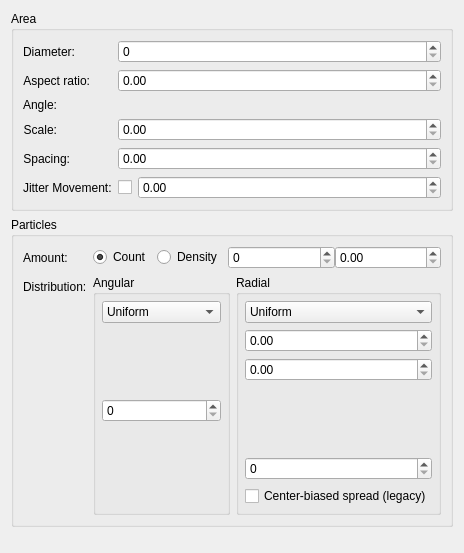
<?xml version="1.0" encoding="UTF-8"?>
<ui version="4.0">
 <author>
    SPDX-FileCopyrightText: none
    SPDX-License-Identifier: GPL-3.0-or-later
  </author>
 <class>WdgSprayOptions</class>
 <widget class="QWidget" name="WdgSprayOptions">
  <property name="geometry">
   <rect>
    <x>0</x>
    <y>0</y>
    <width>464</width>
    <height>553</height>
   </rect>
  </property>
  <property name="sizePolicy">
   <sizepolicy hsizetype="Preferred" vsizetype="Fixed">
    <horstretch>255</horstretch>
    <verstretch>255</verstretch>
   </sizepolicy>
  </property>
  <property name="minimumSize">
   <size>
    <width>425</width>
    <height>290</height>
   </size>
  </property>
  <layout class="QVBoxLayout" name="verticalLayout" stretch="0,0,1">
   <item>
    <widget class="QGroupBox" name="groupBox_2">
     <property name="title">
      <string comment="Name of the group of options related to the spay area in the spray engine">Area</string>
     </property>
     <layout class="QFormLayout" name="formLayout">
      <property name="fieldGrowthPolicy">
       <enum>QFormLayout::AllNonFixedFieldsGrow</enum>
      </property>
      <item row="0" column="0">
       <widget class="QLabel" name="diameterLabel">
        <property name="sizePolicy">
         <sizepolicy hsizetype="Preferred" vsizetype="Preferred">
          <horstretch>0</horstretch>
          <verstretch>0</verstretch>
         </sizepolicy>
        </property>
        <property name="text">
         <string comment="Label for the diameter of the spray area in the spray engine">Diameter:</string>
        </property>
        <property name="alignment">
         <set>Qt::AlignRight|Qt::AlignTrailing|Qt::AlignVCenter</set>
        </property>
       </widget>
      </item>
      <item row="0" column="1">
       <widget class="KisSliderSpinBox" name="diameterSpinBox" native="true"/>
      </item>
      <item row="1" column="0">
       <widget class="QLabel" name="aspectLabel">
        <property name="sizePolicy">
         <sizepolicy hsizetype="Preferred" vsizetype="Preferred">
          <horstretch>0</horstretch>
          <verstretch>0</verstretch>
         </sizepolicy>
        </property>
        <property name="text">
         <string comment="Label for the aspect ratio of the spray area in the spray engine">Aspect ratio:</string>
        </property>
        <property name="alignment">
         <set>Qt::AlignRight|Qt::AlignTrailing|Qt::AlignVCenter</set>
        </property>
       </widget>
      </item>
      <item row="1" column="1">
       <widget class="KisDoubleSliderSpinBox" name="aspectSPBox" native="true"/>
      </item>
      <item row="2" column="0">
       <widget class="QLabel" name="rotationLbl">
        <property name="sizePolicy">
         <sizepolicy hsizetype="Preferred" vsizetype="Preferred">
          <horstretch>0</horstretch>
          <verstretch>0</verstretch>
         </sizepolicy>
        </property>
        <property name="text">
         <string comment="Label for the angle of the spray area in the spray engine">Angle:</string>
        </property>
        <property name="alignment">
         <set>Qt::AlignRight|Qt::AlignTrailing|Qt::AlignVCenter</set>
        </property>
       </widget>
      </item>
      <item row="2" column="1">
       <layout class="QHBoxLayout" name="horizontalLayout">
        <property name="spacing">
         <number>0</number>
        </property>
        <item>
         <widget class="KisAngleSelector" name="rotationAngleSelector" native="true"/>
        </item>
        <item>
         <spacer name="horizontalSpacer">
          <property name="orientation">
           <enum>Qt::Horizontal</enum>
          </property>
          <property name="sizeHint" stdset="0">
           <size>
            <width>0</width>
            <height>0</height>
           </size>
          </property>
         </spacer>
        </item>
       </layout>
      </item>
      <item row="3" column="0">
       <widget class="QLabel" name="scaleLbl">
        <property name="sizePolicy">
         <sizepolicy hsizetype="Preferred" vsizetype="Preferred">
          <horstretch>0</horstretch>
          <verstretch>0</verstretch>
         </sizepolicy>
        </property>
        <property name="text">
         <string comment="Label for the scale of the spray area in the spray engine">Scale:</string>
        </property>
        <property name="alignment">
         <set>Qt::AlignRight|Qt::AlignTrailing|Qt::AlignVCenter</set>
        </property>
       </widget>
      </item>
      <item row="3" column="1">
       <widget class="KisDoubleSliderSpinBox" name="scaleSpin" native="true"/>
      </item>
      <item row="4" column="0">
       <widget class="QLabel" name="spacingLabel">
        <property name="text">
         <string comment="Label for the spacing of the spray area in the spray engine">Spacing:</string>
        </property>
        <property name="alignment">
         <set>Qt::AlignRight|Qt::AlignTrailing|Qt::AlignVCenter</set>
        </property>
       </widget>
      </item>
      <item row="4" column="1">
       <widget class="KisDoubleSliderSpinBox" name="spacingSpin" native="true"/>
      </item>
      <item row="5" column="0">
       <widget class="QLabel" name="labelJitter">
        <property name="text">
         <string comment="Label for the jitter movement of the spray area in the spray engine">Jitter Movement:</string>
        </property>
       </widget>
      </item>
      <item row="5" column="1">
       <layout class="QHBoxLayout" name="horizontalLayout_2" stretch="0,1">
        <item>
         <widget class="QCheckBox" name="jitterMoveBox">
          <property name="sizePolicy">
           <sizepolicy hsizetype="Minimum" vsizetype="Fixed">
            <horstretch>0</horstretch>
            <verstretch>0</verstretch>
           </sizepolicy>
          </property>
          <property name="text">
           <string/>
          </property>
         </widget>
        </item>
        <item>
         <widget class="KisDoubleSliderSpinBox" name="jitterMovementSpin" native="true">
          <property name="enabled">
           <bool>true</bool>
          </property>
         </widget>
        </item>
       </layout>
      </item>
     </layout>
    </widget>
   </item>
   <item>
    <widget class="QGroupBox" name="groupBox">
     <property name="title">
      <string comment="Name of the group of options related to the spay particles in the spray engine">Particles</string>
     </property>
     <layout class="QFormLayout" name="formLayout_2">
      <property name="fieldGrowthPolicy">
       <enum>QFormLayout::AllNonFixedFieldsGrow</enum>
      </property>
      <item row="0" column="0">
       <widget class="QLabel" name="label">
        <property name="text">
         <string comment="Label for the amount of particles in the spray engine">Amount:</string>
        </property>
       </widget>
      </item>
      <item row="0" column="1">
       <layout class="QHBoxLayout" name="horizontalLayout_5" stretch="0,0,1">
        <item>
         <widget class="QRadioButton" name="countRadioButton">
          <property name="text">
           <string comment="Check box to indicate that the user should set the exact number of particles in the spray engine">Count</string>
          </property>
          <property name="checked">
           <bool>true</bool>
          </property>
         </widget>
        </item>
        <item>
         <widget class="QRadioButton" name="densityRadioButton">
          <property name="text">
           <string comment="Check box to indicate that the user should set the number of particles in terms of density relative to the spray area in the spray engine">Density</string>
          </property>
         </widget>
        </item>
        <item>
         <layout class="QHBoxLayout" name="horizontalLayout_4">
          <property name="spacing">
           <number>0</number>
          </property>
          <item>
           <widget class="KisSliderSpinBox" name="particlesSpinBox" native="true"/>
          </item>
          <item>
           <widget class="KisDoubleSliderSpinBox" name="coverageSpin" native="true"/>
          </item>
         </layout>
        </item>
       </layout>
      </item>
      <item row="1" column="1">
       <layout class="QHBoxLayout" name="horizontalLayout_3">
        <item>
         <widget class="QGroupBox" name="groupBoxAngularDistribution">
          <property name="title">
           <string comment="Name of the group of options related to the angular distribution of particles in the spray engine">Angular</string>
          </property>
          <layout class="QVBoxLayout" name="layoutAngularDist" stretch="0,0,1">
           <property name="leftMargin">
            <number>6</number>
           </property>
           <property name="topMargin">
            <number>6</number>
           </property>
           <property name="rightMargin">
            <number>6</number>
           </property>
           <property name="bottomMargin">
            <number>6</number>
           </property>
           <item>
            <widget class="QComboBox" name="angularDistCombo">
             <property name="sizePolicy">
              <sizepolicy hsizetype="MinimumExpanding" vsizetype="Fixed">
               <horstretch>0</horstretch>
               <verstretch>0</verstretch>
              </sizepolicy>
             </property>
             <item>
              <property name="text">
               <string comment="Uniform distribution in spray engine">Uniform</string>
              </property>
             </item>
             <item>
              <property name="text">
               <string comment="Custom curve based distribution in spray engine">Curve</string>
              </property>
             </item>
            </widget>
           </item>
           <item>
            <widget class="QWidget" name="curveAngularDistContainer" native="true">
             <layout class="QVBoxLayout" name="verticalLayout_2">
              <property name="leftMargin">
               <number>0</number>
              </property>
              <property name="topMargin">
               <number>0</number>
              </property>
              <property name="rightMargin">
               <number>0</number>
              </property>
              <property name="bottomMargin">
               <number>0</number>
              </property>
              <item>
               <widget class="KisCurveWidget" name="curveAngularDistWidget" native="true">
                <property name="minimumSize">
                 <size>
                  <width>100</width>
                  <height>64</height>
                 </size>
                </property>
               </widget>
              </item>
              <item>
               <widget class="KisSliderSpinBox" name="curveAngularDistSpin" native="true"/>
              </item>
             </layout>
            </widget>
           </item>
           <item>
            <spacer name="verticalSpacer_2">
             <property name="orientation">
              <enum>Qt::Vertical</enum>
             </property>
             <property name="sizeHint" stdset="0">
              <size>
               <width>0</width>
               <height>0</height>
              </size>
             </property>
            </spacer>
           </item>
          </layout>
         </widget>
        </item>
        <item>
         <widget class="QGroupBox" name="groupBoxRadialDistribution">
          <property name="title">
           <string comment="Name of the group of options related to the radial distribution of particles in the spray engine">Radial</string>
          </property>
          <layout class="QVBoxLayout" name="layoutRadialDist" stretch="0,0,0,0,0,1">
           <property name="leftMargin">
            <number>6</number>
           </property>
           <property name="topMargin">
            <number>6</number>
           </property>
           <property name="rightMargin">
            <number>6</number>
           </property>
           <property name="bottomMargin">
            <number>6</number>
           </property>
           <item>
            <widget class="QComboBox" name="radialDistCombo">
             <property name="sizePolicy">
              <sizepolicy hsizetype="MinimumExpanding" vsizetype="Fixed">
               <horstretch>0</horstretch>
               <verstretch>0</verstretch>
              </sizepolicy>
             </property>
             <item>
              <property name="text">
               <string comment="Uniform distribution in spray engine">Uniform</string>
              </property>
             </item>
             <item>
              <property name="text">
               <string comment="Gaussian distribution in spray engine">Gaussian</string>
              </property>
             </item>
             <item>
              <property name="text">
               <string comment="Clustering based distribution in spray engine">Cluster</string>
              </property>
             </item>
             <item>
              <property name="text">
               <string comment="Custom curve based distribution in spray engine">Curve</string>
              </property>
             </item>
            </widget>
           </item>
           <item>
            <widget class="KisDoubleSliderSpinBox" name="stdDeviationRadialDistSpin" native="true"/>
           </item>
           <item>
            <widget class="KisDoubleSliderSpinBox" name="clusterRadialDistSpin" native="true"/>
           </item>
           <item>
            <widget class="QWidget" name="curveRadialDistContainer" native="true">
             <layout class="QVBoxLayout" name="verticalLayout_3">
              <property name="leftMargin">
               <number>0</number>
              </property>
              <property name="topMargin">
               <number>0</number>
              </property>
              <property name="rightMargin">
               <number>0</number>
              </property>
              <property name="bottomMargin">
               <number>0</number>
              </property>
              <item>
               <widget class="KisCurveWidget" name="curveRadialDistWidget" native="true">
                <property name="minimumSize">
                 <size>
                  <width>100</width>
                  <height>64</height>
                 </size>
                </property>
               </widget>
              </item>
              <item>
               <widget class="KisSliderSpinBox" name="curveRadialDistSpin" native="true"/>
              </item>
             </layout>
            </widget>
           </item>
           <item>
            <widget class="QCheckBox" name="centerBiasedPolarDistanceBox">
             <property name="text">
              <string comment="Check box to indicate that the radial distribution should use the old method where particles are biased towards the center of the spray area in the spray engine">Center-biased spread (legacy)</string>
             </property>
            </widget>
           </item>
           <item>
            <spacer name="verticalSpacer_3">
             <property name="orientation">
              <enum>Qt::Vertical</enum>
             </property>
             <property name="sizeHint" stdset="0">
              <size>
               <width>0</width>
               <height>0</height>
              </size>
             </property>
            </spacer>
           </item>
          </layout>
         </widget>
        </item>
       </layout>
      </item>
      <item row="1" column="0">
       <widget class="QLabel" name="label_3">
        <property name="text">
         <string comment="Label for the distribution of particles in the spray engine">Distribution:</string>
        </property>
       </widget>
      </item>
     </layout>
    </widget>
   </item>
   <item>
    <spacer name="verticalSpacer">
     <property name="orientation">
      <enum>Qt::Vertical</enum>
     </property>
     <property name="sizeHint" stdset="0">
      <size>
       <width>0</width>
       <height>0</height>
      </size>
     </property>
    </spacer>
   </item>
  </layout>
 </widget>
 <customwidgets>
  <customwidget>
   <class>KisDoubleSliderSpinBox</class>
   <extends>QDoubleSpinBox</extends>
   <header location="global">kis_slider_spin_box.h</header>
   <container>1</container>
  </customwidget>
  <customwidget>
   <class>KisAngleSelector</class>
   <extends>QWidget</extends>
   <header location="global">KisAngleSelector.h</header>
   <container>1</container>
  </customwidget>
  <customwidget>
   <class>KisCurveWidget</class>
   <extends>QWidget</extends>
   <header location="global">kis_curve_widget.h</header>
   <container>1</container>
  </customwidget>
  <customwidget>
   <class>KisSliderSpinBox</class>
   <extends>QSpinBox</extends>
   <header location="global">kis_slider_spin_box.h</header>
   <container>1</container>
  </customwidget>
 </customwidgets>
 <resources/>
 <connections/>
</ui>
